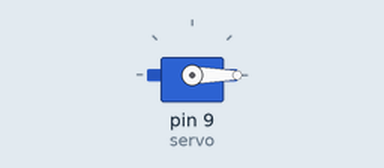
Bench run of a sketch on a simulated Arduino Uno, built with avr-gcc and run on an emulated ATmega328P. On the bench: servo.

Above: at 0.05 s.
At 2.5 s:
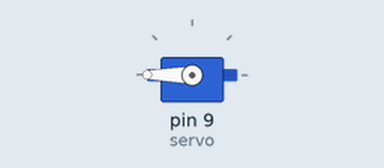
At 5.0 s:
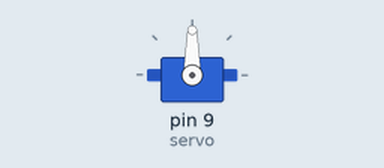
Timing chart, 0 to 7.8 s (numbered marks = the images above):
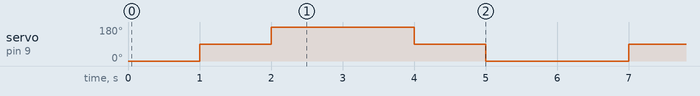

Measured:
- by itself, servo on pin 9 (servo): repeats every 6.0 s: 180° 2.0 s, 90° 1.0 s, 0° 2.0 s, 90° 1.0 s

The sketch:

servo_motor1.ino
```cpp
#include <Servo.h>

int pos = 0;

Servo servo;

void setup()
{
  servo.attach(9);

}

void loop()
{
  for (pos = 0; pos <= 180; pos += 90) {
    servo.write(pos);
    delay(1000);
  }
  for (pos = 180; pos >= 0; pos -= 90) {
    servo.write(pos);
    delay(1000);
  }
}
```
